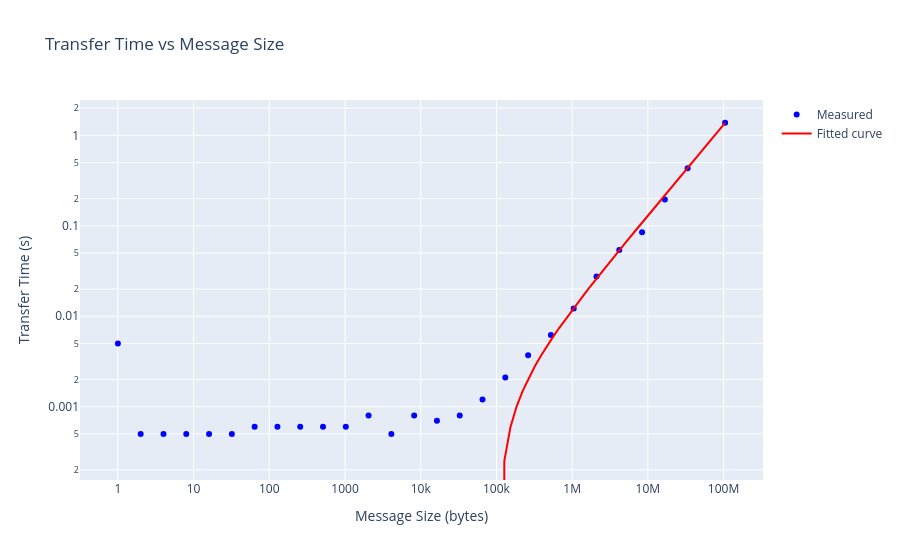

Notebook cell for this chart:
### Code cell
all_gather_old="""
[rank0] RTT (ms): min=0.557, max=1.812, mean=0.660, std=0.187
[rank0] Size=1B | Bandwidth (MB/s): min=0.00, max=0.00, mean=0.00, std=0.00
[rank0] Size=1B | Transfer time (s): min=0.0008, max=0.0025, mean=0.0015, std=0.0006
[rank0] Size=2B | Bandwidth (MB/s): min=0.00, max=0.00, mean=0.00, std=0.00
[rank0] Size=2B | Transfer time (s): min=0.0008, max=0.0011, mean=0.0009, std=0.0001
[rank0] Size=4B | Bandwidth (MB/s): min=0.01, max=0.01, mean=0.01, std=0.00
[rank0] Size=4B | Transfer time (s): min=0.0007, max=0.0011, mean=0.0009, std=0.0001
[rank0] Size=8B | Bandwidth (MB/s): min=0.01, max=0.02, mean=0.01, std=0.00
[rank0] Size=8B | Transfer time (s): min=0.0008, max=0.0026, mean=0.0018, std=0.0007
[rank0] Size=16B | Bandwidth (MB/s): min=0.02, max=0.04, mean=0.03, std=0.01
[rank0] Size=16B | Transfer time (s): min=0.0009, max=0.0019, mean=0.0012, std=0.0003
[rank0] Size=32B | Bandwidth (MB/s): min=0.02, max=0.07, mean=0.04, std=0.01
[rank0] Size=32B | Transfer time (s): min=0.0009, max=0.0025, mean=0.0016, std=0.0004
[rank0] Size=64B | Bandwidth (MB/s): min=0.06, max=0.15, mean=0.12, std=0.03
[rank0] Size=64B | Transfer time (s): min=0.0008, max=0.0021, mean=0.0011, std=0.0004
[rank0] Size=128B | Bandwidth (MB/s): min=0.10, max=0.28, mean=0.20, std=0.06
[rank0] Size=128B | Transfer time (s): min=0.0009, max=0.0024, mean=0.0013, std=0.0005
[rank0] Size=256B | Bandwidth (MB/s): min=0.28, max=0.50, mean=0.42, std=0.09
[rank0] Size=256B | Transfer time (s): min=0.0010, max=0.0017, mean=0.0012, std=0.0003
[rank0] Size=512B | Bandwidth (MB/s): min=0.37, max=0.98, mean=0.58, std=0.16
[rank0] Size=512B | Transfer time (s): min=0.0010, max=0.0027, mean=0.0018, std=0.0004
[rank0] Size=1KB | Bandwidth (MB/s): min=0.88, max=2.00, mean=1.44, std=0.41
[rank0] Size=1KB | Transfer time (s): min=0.0010, max=0.0022, mean=0.0015, std=0.0004
[rank0] Size=2KB | Bandwidth (MB/s): min=1.62, max=4.00, mean=3.31, std=0.75
[rank0] Size=2KB | Transfer time (s): min=0.0010, max=0.0024, mean=0.0013, std=0.0004
[rank0] Size=4KB | Bandwidth (MB/s): min=3.78, max=8.40, mean=5.36, std=1.82
[rank0] Size=4KB | Transfer time (s): min=0.0009, max=0.0021, mean=0.0016, std=0.0005
[rank0] Size=8KB | Bandwidth (MB/s): min=5.05, max=17.11, mean=11.33, std=3.80
[rank0] Size=8KB | Transfer time (s): min=0.0009, max=0.0031, mean=0.0016, std=0.0007
[rank0] Size=16KB | Bandwidth (MB/s): min=16.71, max=31.33, mean=24.38, std=5.23
[rank0] Size=16KB | Transfer time (s): min=0.0010, max=0.0019, mean=0.0014, std=0.0003
[rank0] Size=32KB | Bandwidth (MB/s): min=22.38, max=53.75, mean=36.92, std=10.69
[rank0] Size=32KB | Transfer time (s): min=0.0012, max=0.0028, mean=0.0018, std=0.0005
[rank0] Size=64KB | Bandwidth (MB/s): min=47.83, max=77.39, mean=61.82, std=9.53
[rank0] Size=64KB | Transfer time (s): min=0.0016, max=0.0026, mean=0.0021, std=0.0003
[rank0] Size=128KB | Bandwidth (MB/s): min=80.26, max=93.07, mean=89.42, std=3.58
[rank0] Size=128KB | Transfer time (s): min=0.0027, max=0.0031, mean=0.0028, std=0.0001
[rank0] Size=256KB | Bandwidth (MB/s): min=71.51, max=128.52, mean=106.09, std=18.66
[rank0] Size=256KB | Transfer time (s): min=0.0039, max=0.0070, mean=0.0049, std=0.0010
[rank0] Size=512KB | Bandwidth (MB/s): min=86.69, max=121.39, mean=104.83, std=11.64
[rank0] Size=512KB | Transfer time (s): min=0.0082, max=0.0115, mean=0.0097, std=0.0011
[rank0] Size=1MB | Bandwidth (MB/s): min=110.10, max=127.95, mean=119.73, std=5.85
[rank0] Size=1MB | Transfer time (s): min=0.0156, max=0.0182, mean=0.0167, std=0.0008
[rank0] Size=2MB | Bandwidth (MB/s): min=95.45, max=130.17, mean=117.12, std=14.14
[rank0] Size=2MB | Transfer time (s): min=0.0307, max=0.0419, mean=0.0347, std=0.0045
[rank0] Size=4MB | Bandwidth (MB/s): min=95.45, max=137.82, mean=124.61, std=13.52
[rank0] Size=4MB | Transfer time (s): min=0.0580, max=0.0838, mean=0.0651, std=0.0083
[rank0] Size=8MB | Bandwidth (MB/s): min=101.60, max=142.55, mean=122.35, std=15.73
[rank0] Size=8MB | Transfer time (s): min=0.1122, max=0.1575, mean=0.1331, std=0.0178
[rank0] Size=16MB | Bandwidth (MB/s): min=101.05, max=135.38, mean=112.55, std=9.75
[rank0] Size=16MB | Transfer time (s): min=0.2364, max=0.3167, mean=0.2863, std=0.0235
[rank0] Size=32MB | Bandwidth (MB/s): min=106.24, max=139.09, mean=113.80, std=11.61
[rank0] Size=32MB | Transfer time (s): min=0.4601, max=0.6024, mean=0.5675, std=0.0504
[rank0] Size=100MB | Bandwidth (MB/s): min=106.53, max=109.53, mean=107.73, std=0.85
[rank0] Size=100MB | Transfer time (s): min=1.8259, max=1.8774, mean=1.8566, std=0.0145
"""

all_gather="""
[Gloo] Rank 0 is connected to 1 peer ranks. Expected number of connected peer ranks is : 1
[rank0] RTT (ms): min=0.300, max=0.618, mean=0.374, std=0.062
[rank0] Size=1B | Bandwidth (MB/s): min=0.00, max=0.00, mean=0.00, std=0.00
[rank0] Size=1B | Transfer time (s): min=0.0004, max=0.0459, mean=0.0050, std=0.0136
[rank0] Size=2B | Bandwidth (MB/s): min=0.01, max=0.01, mean=0.01, std=0.00
[rank0] Size=2B | Transfer time (s): min=0.0004, max=0.0005, mean=0.0005, std=0.0000
[rank0] Size=4B | Bandwidth (MB/s): min=0.01, max=0.02, mean=0.02, std=0.00
[rank0] Size=4B | Transfer time (s): min=0.0004, max=0.0006, mean=0.0005, std=0.0000
[rank0] Size=8B | Bandwidth (MB/s): min=0.02, max=0.04, mean=0.03, std=0.01
[rank0] Size=8B | Transfer time (s): min=0.0004, max=0.0009, mean=0.0005, std=0.0001
[rank0] Size=16B | Bandwidth (MB/s): min=0.04, max=0.07, mean=0.06, std=0.01
[rank0] Size=16B | Transfer time (s): min=0.0004, max=0.0007, mean=0.0005, std=0.0001
[rank0] Size=32B | Bandwidth (MB/s): min=0.10, max=0.15, mean=0.12, std=0.02
[rank0] Size=32B | Transfer time (s): min=0.0004, max=0.0006, mean=0.0005, std=0.0001
[rank0] Size=64B | Bandwidth (MB/s): min=0.18, max=0.27, mean=0.22, std=0.03
[rank0] Size=64B | Transfer time (s): min=0.0004, max=0.0007, mean=0.0006, std=0.0001
[rank0] Size=128B | Bandwidth (MB/s): min=0.40, max=0.47, mean=0.44, std=0.02
[rank0] Size=128B | Transfer time (s): min=0.0005, max=0.0006, mean=0.0006, std=0.0000
[rank0] Size=256B | Bandwidth (MB/s): min=0.61, max=1.12, mean=0.87, std=0.13
[rank0] Size=256B | Transfer time (s): min=0.0004, max=0.0008, mean=0.0006, std=0.0001
[rank0] Size=512B | Bandwidth (MB/s): min=1.14, max=2.31, mean=1.68, std=0.29
[rank0] Size=512B | Transfer time (s): min=0.0004, max=0.0009, mean=0.0006, std=0.0001
[rank0] Size=1KB | Bandwidth (MB/s): min=2.27, max=4.04, mean=3.29, std=0.50
[rank0] Size=1KB | Transfer time (s): min=0.0005, max=0.0009, mean=0.0006, std=0.0001
[rank0] Size=2KB | Bandwidth (MB/s): min=4.09, max=6.16, mean=5.00, std=0.62
[rank0] Size=2KB | Transfer time (s): min=0.0006, max=0.0010, mean=0.0008, std=0.0001
[rank0] Size=4KB | Bandwidth (MB/s): min=12.53, max=16.77, mean=14.82, std=1.32
[rank0] Size=4KB | Transfer time (s): min=0.0005, max=0.0006, mean=0.0005, std=0.0000
[rank0] Size=8KB | Bandwidth (MB/s): min=16.96, max=29.26, mean=21.12, std=4.01
[rank0] Size=8KB | Transfer time (s): min=0.0005, max=0.0009, mean=0.0008, std=0.0001
[rank0] Size=16KB | Bandwidth (MB/s): min=39.69, max=50.18, mean=46.32, std=3.51
[rank0] Size=16KB | Transfer time (s): min=0.0006, max=0.0008, mean=0.0007, std=0.0001
[rank0] Size=32KB | Bandwidth (MB/s): min=67.75, max=91.92, mean=81.73, std=6.10
[rank0] Size=32KB | Transfer time (s): min=0.0007, max=0.0009, mean=0.0008, std=0.0001
[rank0] Size=64KB | Bandwidth (MB/s): min=90.77, max=113.88, mean=101.50, std=7.19
[rank0] Size=64KB | Transfer time (s): min=0.0011, max=0.0014, mean=0.0012, std=0.0001
[rank0] Size=128KB | Bandwidth (MB/s): min=108.37, max=136.11, mean=121.66, std=11.94
[rank0] Size=128KB | Transfer time (s): min=0.0018, max=0.0023, mean=0.0021, std=0.0002
[rank0] Size=256KB | Bandwidth (MB/s): min=102.92, max=155.22, mean=138.54, std=16.80
[rank0] Size=256KB | Transfer time (s): min=0.0032, max=0.0049, mean=0.0037, std=0.0005
[rank0] Size=512KB | Bandwidth (MB/s): min=121.41, max=169.62, mean=163.09, std=13.96
[rank0] Size=512KB | Transfer time (s): min=0.0059, max=0.0082, mean=0.0062, std=0.0007
[rank0] Size=1MB | Bandwidth (MB/s): min=131.19, max=176.57, mean=166.24, std=17.28
[rank0] Size=1MB | Transfer time (s): min=0.0113, max=0.0152, mean=0.0122, std=0.0015
[rank0] Size=2MB | Bandwidth (MB/s): min=133.62, max=180.88, mean=148.20, std=21.03
[rank0] Size=2MB | Transfer time (s): min=0.0221, max=0.0299, mean=0.0275, std=0.0035
[rank0] Size=4MB | Bandwidth (MB/s): min=136.20, max=185.17, mean=150.49, std=21.24
[rank0] Size=4MB | Transfer time (s): min=0.0432, max=0.0587, mean=0.0541, std=0.0068
[rank0] Size=8MB | Bandwidth (MB/s): min=185.44, max=197.49, mean=188.79, std=3.55
[rank0] Size=8MB | Transfer time (s): min=0.0810, max=0.0863, mean=0.0848, std=0.0015
[rank0] Size=16MB | Bandwidth (MB/s): min=137.84, max=187.04, mean=164.39, std=13.19
[rank0] Size=16MB | Transfer time (s): min=0.1711, max=0.2322, mean=0.1959, std=0.0159
[rank0] Size=32MB | Bandwidth (MB/s): min=146.04, max=148.52, mean=147.90, std=0.69
[rank0] Size=32MB | Transfer time (s): min=0.4309, max=0.4382, mean=0.4327, std=0.0020
[rank0] Size=100MB | Bandwidth (MB/s): min=141.48, max=187.99, mean=146.23, std=13.92
[rank0] Size=100MB | Transfer time (s): min=1.0639, max=1.4136, mean=1.3777, std=0.1046
"""

df = parse_results(all_gather)
plot_transfer_time_vs_size(df)

### Figure 1 — Plotly figure (JSON) as saved in the notebook; plotly's stock layout.template omitted (floating-point values rounded to 4 significant figures)
{"data": [{"marker": {"color": "blue"}, "mode": "markers", "name": "Measured", "type": "scatter", "x": [1.0, 2.0, 4.0, 8.0, 16.0, 32.0, 64.0, 128.0, 256.0, 512.0, 1024.0, 2048.0, 4096.0, 8192.0, 16380.0, 32770.0, 65540.0, 131100.0, 262100.0, 524300.0, 1049000.0, 2097000.0, 4194000.0, 8389000.0, 16780000.0, 33550000.0, 104900000.0], "y": [0.005, 0.0005, 0.0005, 0.0005, 0.0005, 0.0005, 0.0006, 0.0006, 0.0006, 0.0006, 0.0006, 0.0008, 0.0005, 0.0008, 0.0007, 0.0008, 0.0012, 0.0021, 0.0037, 0.0062, 0.0122, 0.0275, 0.0541, 0.0848, 0.1959, 0.4327, 1.378]}, {"line": {"color": "red"}, "mode": "lines", "name": "Fitted curve", "type": "scatter", "x": [1.0, 1.205, 1.452, 1.75, 2.109, 2.541, 3.063, 3.691, 4.448, 5.36, 6.459, 7.784, 9.38, 11.3, 13.62, 16.42, 19.78, 23.84, 28.73, 34.62, 41.72, 50.27, 60.58, 73.01, 87.98, 106.0, 127.8, 154.0, 185.5, 223.6, 269.5, 324.7, 391.3, 471.6, 568.3, 684.8, 825.2, 994.5, 1198.0, 1444.0, 1740.0, 2097.0, 2527.0, 3046.0, 3670.0, 4423.0, 5330.0, 6423.0, 7741.0, 9328.0, 11240.0, 13550.0, 16320.0, 19670.0, 23710.0, 28570.0, 34430.0, 41490.0, 50000.0, 60250.0, 72610.0, 87500.0, 105400.0, 127100.0, 153100.0, 184500.0, 222400.0, 268000.0, 322900.0, 389100.0, 469000.0, 565100.0, 681000.0, 820700.0, 989000.0, 1192000.0, 1436000.0, 1731000.0, 2086000.0, 2513000.0, 3029000.0, 3650000.0, 4399000.0, 5301000.0, 6388000.0, 7698000.0, 9277000.0, 11180000.0, 13470000.0, 16230000.0, 19560000.0, 23580000.0, 28410000.0, 34240000.0, 41260000.0, 49720000.0, 59920000.0, 72210000.0, 87010000.0, 104900000.0], "y": [-0.001412, -0.001412, -0.001412, -0.001412, -0.001412, -0.001412, -0.001412, -0.001412, -0.001412, -0.001412, -0.001412, -0.001412, -0.001412, -0.001412, -0.001412, -0.001411, -0.001411, -0.001411, -0.001411, -0.001411, -0.001411, -0.001411, -0.001411, -0.001411, -0.001411, -0.00141, -0.00141, -0.00141, -0.001409, -0.001409, -0.001408, -0.001407, -0.001407, -0.001406, -0.001404, -0.001403, -0.001401, -0.001399, -0.001396, -0.001393, -0.001389, -0.001384, -0.001379, -0.001372, -0.001364, -0.001354, -0.001342, -0.001328, -0.00131, -0.00129, -0.001265, -0.001234, -0.001198, -0.001154, -0.001101, -0.001038, -0.0009612, -0.0008688, -0.0007575, -0.0006233, -0.0004616, -0.0002668, -3.195e-05, 0.000251, 0.000592, 0.001003, 0.001498, 0.002095, 0.002814, 0.003681, 0.004725, 0.005983, 0.0075, 0.009328, 0.01153, 0.01418, 0.01738, 0.02124, 0.02588, 0.03148, 0.03822, 0.04635, 0.05615, 0.06795, 0.08218, 0.09932, 0.12, 0.1449, 0.1749, 0.211, 0.2546, 0.3071, 0.3704, 0.4466, 0.5385, 0.6492, 0.7827, 0.9434, 1.137, 1.371]}], "layout": {"hovermode": "closest", "title": {"text": "Transfer Time vs Message Size"}, "xaxis": {"title": {"text": "Message Size (bytes)"}, "type": "log"}, "yaxis": {"title": {"text": "Transfer Time (s)"}, "type": "log"}}}
